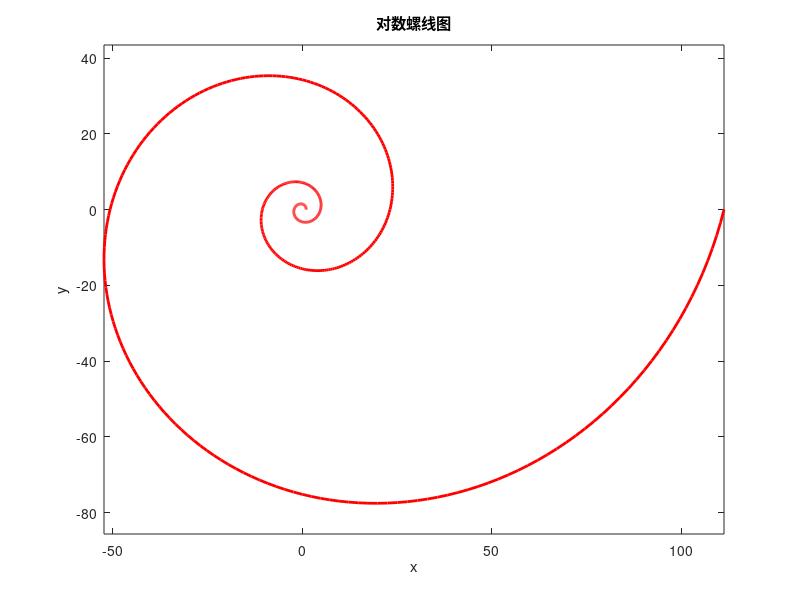

Recreate this plot in MATLAB.
clear all
clc

get_x=@(theta)(exp(1/4*theta)).*cos(theta); %x关于theta的匿名函数
get_y=@(theta)(exp(1/4*theta)).*sin(theta); %y关于theta的匿名函数
x=get_x((0:pi/100:6*pi)); 				%获取x,theta范围在0-6pi
y=get_y((0:pi/100:6*pi));				%获取y
plot(x,y,'-r','LineWidth',2)				%绘图
title('对数螺线图')						%取标题
xlabel('x')								%坐标轴命名
ylabel('y')
axis equal

